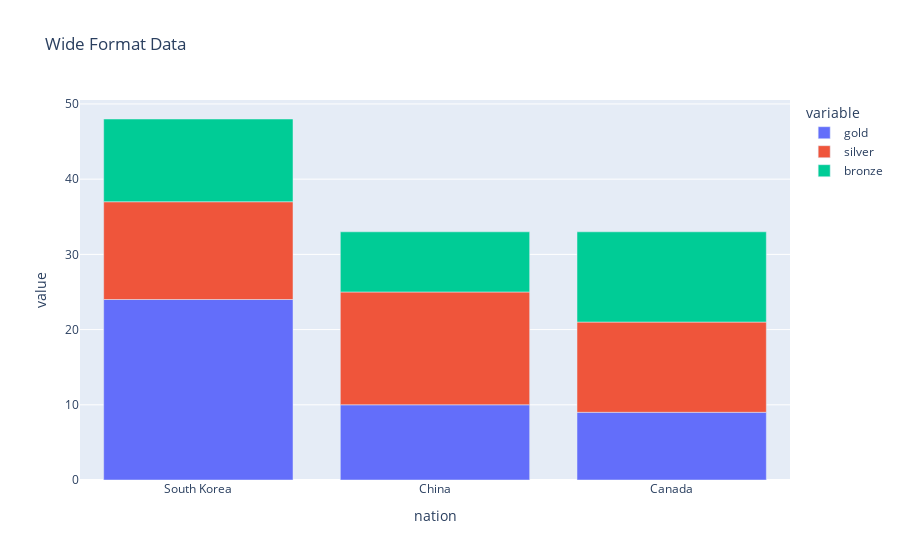

Here is the notebook cell this chart was saved with:
### Code cell
px.bar(wide_data2 , x="nation" ,
       y=["gold","silver","bronze"] ,
       
       title="Wide Format Data")

### Figure 1 — Plotly figure (JSON) as saved in the notebook; plotly's stock layout.template omitted (floating-point values rounded to 4 significant figures)
{"data": [{"alignmentgroup": "True", "hovertemplate": "variable=gold<br>nation=%{x}<br>value=%{y}<extra></extra>", "legendgroup": "gold", "marker": {"color": "#636efa", "pattern": {"shape": ""}}, "name": "gold", "offsetgroup": "gold", "orientation": "v", "showlegend": true, "textposition": "auto", "type": "bar", "x": ["South Korea", "China", "Canada"], "xaxis": "x", "y": [24, 10, 9], "yaxis": "y"}, {"alignmentgroup": "True", "hovertemplate": "variable=silver<br>nation=%{x}<br>value=%{y}<extra></extra>", "legendgroup": "silver", "marker": {"color": "#EF553B", "pattern": {"shape": ""}}, "name": "silver", "offsetgroup": "silver", "orientation": "v", "showlegend": true, "textposition": "auto", "type": "bar", "x": ["South Korea", "China", "Canada"], "xaxis": "x", "y": [13, 15, 12], "yaxis": "y"}, {"alignmentgroup": "True", "hovertemplate": "variable=bronze<br>nation=%{x}<br>value=%{y}<extra></extra>", "legendgroup": "bronze", "marker": {"color": "#00cc96", "pattern": {"shape": ""}}, "name": "bronze", "offsetgroup": "bronze", "orientation": "v", "showlegend": true, "textposition": "auto", "type": "bar", "x": ["South Korea", "China", "Canada"], "xaxis": "x", "y": [11, 8, 12], "yaxis": "y"}], "layout": {"autosize": true, "barmode": "relative", "legend": {"title": {"text": "variable"}, "tracegroupgap": 0}, "title": {"text": "Wide Format Data"}, "xaxis": {"anchor": "y", "autorange": true, "domain": [0, 1], "range": [-0.5, 2.5], "title": {"text": "nation"}, "type": "category"}, "yaxis": {"anchor": "x", "autorange": true, "domain": [0, 1], "range": [0, 50.53], "title": {"text": "value"}, "type": "linear"}}}
